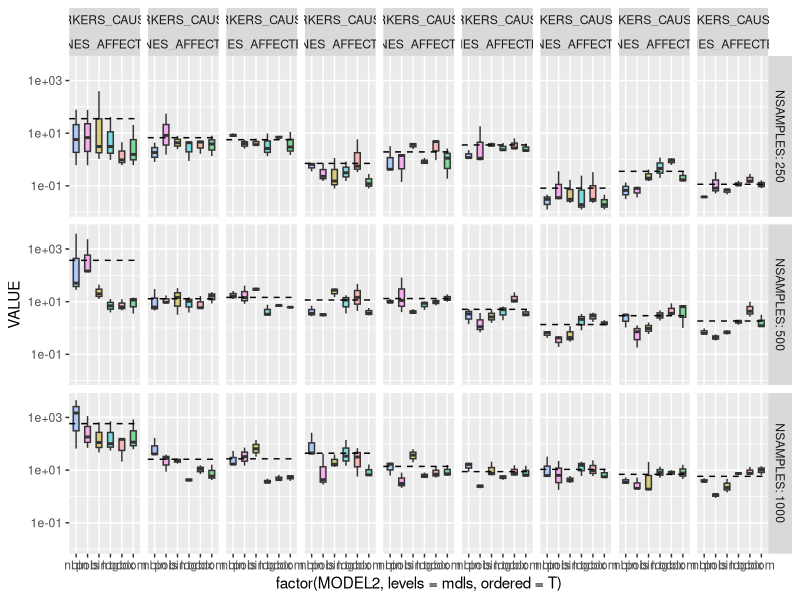

Generate this figure with R:
require('ggplot2')
require('dplyr')

metrics = read.table('metrics.txt', stringsAsFactors = F, sep = ',', header = T)
metrics = metrics %>%
  mutate(GoF = 1 / GoF) %>%
  mutate(M = sqrt(MCC*GoF)) %>%
  mutate(MODEL2 = ifelse(MODEL %in% c('NBinomial', 'Binomial', 'Poisson'), MODEL, TRANS)) %>%
  mutate(MODEL2 = gsub('NBinomial', 'nbin', MODEL2)) %>%
  mutate(MODEL2 = gsub('Binomial', 'bin', MODEL2)) %>%
  mutate(MODEL2 = gsub('Poisson', 'pois', MODEL2)) %>%
  mutate(MODEL2 = gsub('boxcox', 'bcox', MODEL2)) %>%
  select(-c(MODEL,TRANS)) %>%
  tidyr::gather(METRIC, VALUE, -c(NSAMPLES, NGENES, NGENES_AFFECTED,
                                  NMARKERS, NMARKERS_CAUSAL, MODEL2),
                convert=T)

mdls = c('nbin','pois', 'bin', 'log', 'bcox', 'blom')
metrics_filt = metrics %>%
  filter(METRIC %in% c('GoF'), MODEL2 %in% mdls, NSAMPLES %in% c(1000, 500, 250)) %>%
  select(-METRIC) %>%
  group_by(NSAMPLES, NGENES, NGENES_AFFECTED, NMARKERS, NMARKERS_CAUSAL, MODEL2) %>%
  arrange(desc(VALUE)) %>%
  slice(c(1,2,3)) %>%
  ungroup()

means = metrics_filt %>%
  group_by(NSAMPLES, NGENES, NGENES_AFFECTED, NMARKERS, NMARKERS_CAUSAL) %>%
  summarise(MEAN=mean(VALUE)) %>%
  ungroup()

print(
  ggplot(data = metrics_filt, mapping = aes(x = factor(MODEL2, levels=mdls, ordered = T), y = VALUE, fill = MODEL2)) +
    geom_boxplot(alpha = 0.5, width=0.5) +
    geom_hline(data=means, aes(yintercept=MEAN), linetype='dashed') +
    theme(legend.position = 'none') +
  scale_y_log10() +
    facet_grid(NSAMPLES ~ NMARKERS_CAUSAL + NGENES_AFFECTED, labeller = label_both)
)
